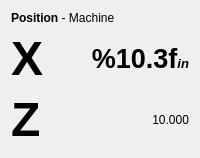
           <widget class="QWidget" name="machine_page">
            <layout class="QVBoxLayout" name="verticalLayout_20">
             <item>
              <widget class="QLabel" name="label_dro_title">
               <property name="sizePolicy">
                <sizepolicy hsizetype="Preferred" vsizetype="Minimum">
                 <horstretch>0</horstretch>
                 <verstretch>0</verstretch>
                </sizepolicy>
               </property>
               <property name="maximumSize">
                <size>
                 <width>16777215</width>
                 <height>20</height>
                </size>
               </property>
               <property name="text">
                <string>&lt;html&gt;&lt;head/&gt;&lt;body&gt;&lt;p&gt;&lt;span style=&quot; font-weight:600;&quot;&gt;Position &lt;/span&gt;- Machine&lt;/p&gt;&lt;/body&gt;&lt;/html&gt;</string>
               </property>
              </widget>
             </item>
             <item>
              <layout class="QGridLayout" name="gridLayout">
               <item row="0" column="0">
                <widget class="QLabel" name="label_x">
                 <property name="text">
                  <string>&lt;html&gt;&lt;head/&gt;&lt;body&gt;&lt;p&gt;&lt;span style=&quot; font-size:36pt; font-weight:600;&quot;&gt;X&lt;/span&gt;&lt;/p&gt;&lt;/body&gt;&lt;/html&gt;</string>
                 </property>
                </widget>
               </item>
               <item row="1" column="1">
                <widget class="DROLabel" name="dro_label_z">
                 <property name="text">
                  <string>10.000</string>
                 </property>
                 <property name="alignment">
                  <set>Qt::AlignRight|Qt::AlignTrailing|Qt::AlignVCenter</set>
                 </property>
                 <property name="Qjoint_number" stdset="0">
                  <number>2</number>
                 </property>
                 <property name="metric_template" stdset="0">
                  <string>&lt;html&gt;&lt;head/&gt;&lt;body&gt;&lt;p&gt;&lt;span style=&quot; font-size:20pt; font-weight:600;&quot;&gt;%10.3f&lt;/span&gt;&lt;span style=&quot; font-size:10pt; font-weight:600; font-style:italic;&quot;&gt; mm&lt;/span&gt;&lt;/p&gt;&lt;/body&gt;&lt;/html&gt;</string>
                 </property>
                 <property name="imperial_template" stdset="0">
                  <string>&lt;html&gt;&lt;head/&gt;&lt;body&gt;&lt;p&gt;&lt;span style=&quot; font-size:20pt; font-weight:600;&quot;&gt;%9.4f&lt;/span&gt;&lt;span style=&quot; font-size:10pt; font-weight:600; font-style:italic;&quot;&gt; in&lt;/span&gt;&lt;/p&gt;&lt;/body&gt;&lt;/html&gt;</string>
                 </property>
                </widget>
               </item>
               <item row="0" column="1">
                <widget class="DROLabel" name="dro_label_x">
                 <property name="text">
                  <string>&lt;html&gt;&lt;head/&gt;&lt;body&gt;&lt;p&gt;&lt;span style=&quot; font-size:20pt; font-weight:600;&quot;&gt;%10.3f&lt;/span&gt;&lt;span style=&quot; font-size:10pt; font-weight:600; font-style:italic;&quot;&gt;in&lt;/span&gt;&lt;/p&gt;&lt;/body&gt;&lt;/html&gt;</string>
                 </property>
                 <property name="alignment">
                  <set>Qt::AlignRight|Qt::AlignTrailing|Qt::AlignVCenter</set>
                 </property>
                 <property name="metric_template" stdset="0">
                  <string>&lt;html&gt;&lt;head/&gt;&lt;body&gt;&lt;p&gt;&lt;span style=&quot; font-size:20pt; font-weight:600;&quot;&gt;%10.3f&lt;/span&gt;&lt;span style=&quot; font-size:10pt; font-weight:600; font-style:italic;&quot;&gt; mm&lt;/span&gt;&lt;/p&gt;&lt;/body&gt;&lt;/html&gt;</string>
                 </property>
                 <property name="imperial_template" stdset="0">
                  <string>&lt;html&gt;&lt;head/&gt;&lt;body&gt;&lt;p&gt;&lt;span style=&quot; font-size:20pt; font-weight:600;&quot;&gt;%9.4f&lt;/span&gt;&lt;span style=&quot; font-size:10pt; font-weight:600; font-style:italic;&quot;&gt; in&lt;/span&gt;&lt;/p&gt;&lt;/body&gt;&lt;/html&gt;</string>
                 </property>
                </widget>
               </item>
               <item row="1" column="0">
                <widget class="QLabel" name="label_z">
                 <property name="text">
                  <string>&lt;html&gt;&lt;head/&gt;&lt;body&gt;&lt;p&gt;&lt;span style=&quot; font-size:36pt; font-weight:600;&quot;&gt;Z&lt;/span&gt;&lt;/p&gt;&lt;/body&gt;&lt;/html&gt;</string>
                 </property>
                </widget>
               </item>
              </layout>
             </item>
            </layout>
           </widget>
